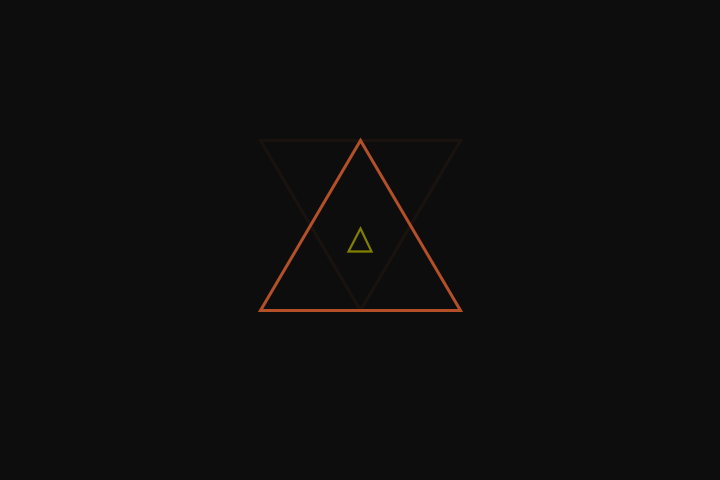
Frame 1 (no input)
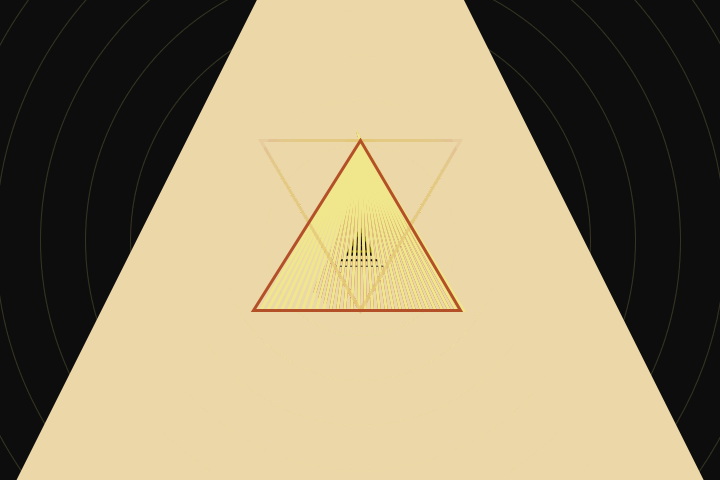
Frame 60 (the mouse pressed at the canvas centre just before this capture)
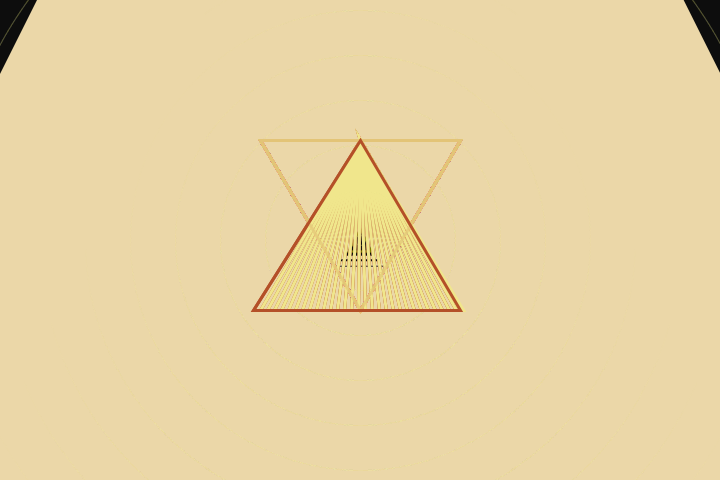
Frame 120 (the mouse held since frame 60 and released just before this capture)

The Processing sketch that drew these frames (run headless with seeded random() and noise(); from frame 60 on, the mouse is pressed at the canvas centre):

// Processing sketch: pat16
// ── pat16.pde
float x1 = 260;
float dif = 7;
float sizecir = 1000;
float small = 90;
int c = color(180, 80, 40);
int c2 = color(240, 230, 140);
int c3 = color(180, 80, 40);
int kleuractief = 0;
int Co = color(128, 128, 0);
int Co2 = color(235, 215, 168);
float scaleVal=1;
float scaleIncrement=1.2;
float scaleMax = 5.0;

void setup() {
  size(720, 480);
  background(13);
}


void draw() {
  tri4();
  tri();
  tri2();
  cir();
}


void tri4() {
  scaleVal = scaleVal + scaleIncrement;
  push();
  translate(width/2, height/2);
  scale(scaleVal);
  float tx1 = -5;
  float ty1 = 5;
  float tx2 = 0;
  float ty2 = -5;
  float tx3 = 5;
  float ty3 = 5;


  noFill();
  strokeWeight(1);
  stroke(Co);
  triangle(tx1, ty1, tx2, ty2, tx3, ty3);

  if (scaleVal >= 160) {
    scaleVal = 1;
    kleuractief = kleuractief + 1;

    if (kleuractief >=2) {
      kleuractief = 0;
    }
  }

  if (kleuractief == 0) {
    Co = Co2;
  } else {
    Co = color(128, 128, 0);
  }



  pop();
}


void tri() {


  noFill();
  strokeWeight(3);
  stroke(c);
  triangle(x1, 310, 360, 140, 460, 310);

  x1 = x1 + dif;


  if (x1 >= 460) {
    dif = -dif;
    c = c2;
  }

  if (x1 <= 259) {
    dif = -dif;
    c = c3;
  }
}



void tri2() {
  float x1 = 260;
  float y1 = 140;
  float x2 = 360;
  float y2 = 310;
  float x3 = 460;
  float y3 = 140;

  noFill();
  strokeWeight(3);
  stroke(c, 20);
  triangle(x1, y1, x2, y2, x3, y3);
}

void cir() {
  pushMatrix();
  int x = 360;
  int y = 240;
  float rad = 0;
  rotate(0);
  noFill();
  strokeWeight(1);
  stroke(240, 230, 140, 10);

  circle(x, y, sizecir);
  sizecir = sizecir - small;

  if (sizecir <=4) {
    sizecir = 1000;
  }
  popMatrix();
}
